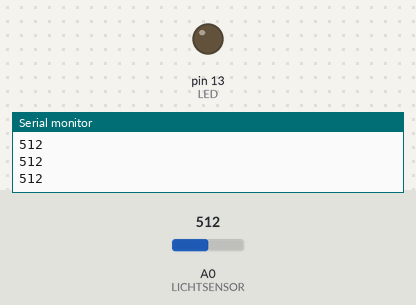
A sketch run on a simulated Arduino Uno, built with avr-gcc and run on an emulated ATmega328P. On the bench: output pins drawn as LEDs (lit = HIGH), the last lines printed to the serial monitor. The inputs (shaded band) are chosen by the test bench; at power-on: A0 (LICHTSENSOR) = 512.

Above: at 1.2 s.
1.3 s: A0 (LICHTSENSOR) set to 64
2.8 s: A0 (LICHTSENSOR) set to 52
At 3.6 s:
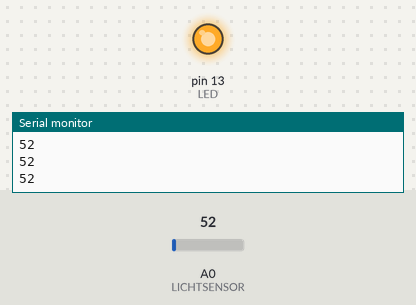
4.3 s: A0 (LICHTSENSOR) set to 70
At 4.7 s:
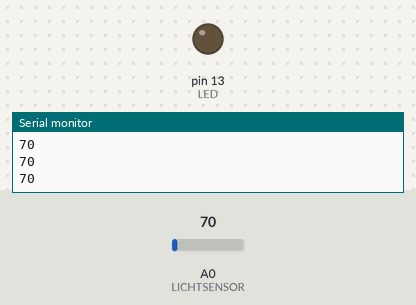
5.8 s: A0 (LICHTSENSOR) set to 50
At 7.1 s:
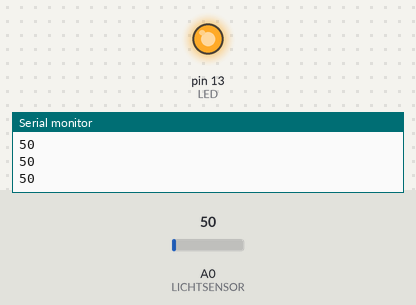
Timing chart, 0 to 8.3 s (numbered marks = the images above; inputs shaded):
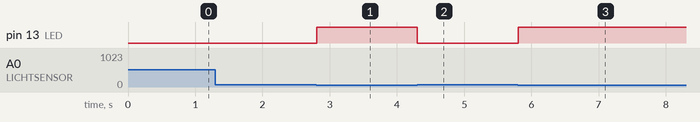

Measured:
- the behaviour switches between 60 and 59 on A0 (LICHTSENSOR) (found by bisection; images 0 and 1)
- after the input at 2.8 s, pin 13 (LED): LOW → HIGH at once
- after the input at 4.3 s, pin 13 (LED): HIGH → LOW at once
- after the input at 5.8 s, pin 13 (LED): LOW → HIGH at once

The sketch:

C6-lichtsensor-led.ino
```cpp
const int LED = 13;
const int LICHTSENSOR = A0;

void setup() {
  pinMode(LED, OUTPUT);
  Serial.begin(9600);
}

void loop() {
  int licht = analogRead(LICHTSENSOR);
  Serial.println(licht);
  if (licht < 60) {
    digitalWrite(LED, HIGH);
  } else {
    digitalWrite(LED, LOW);
  }
}
```
